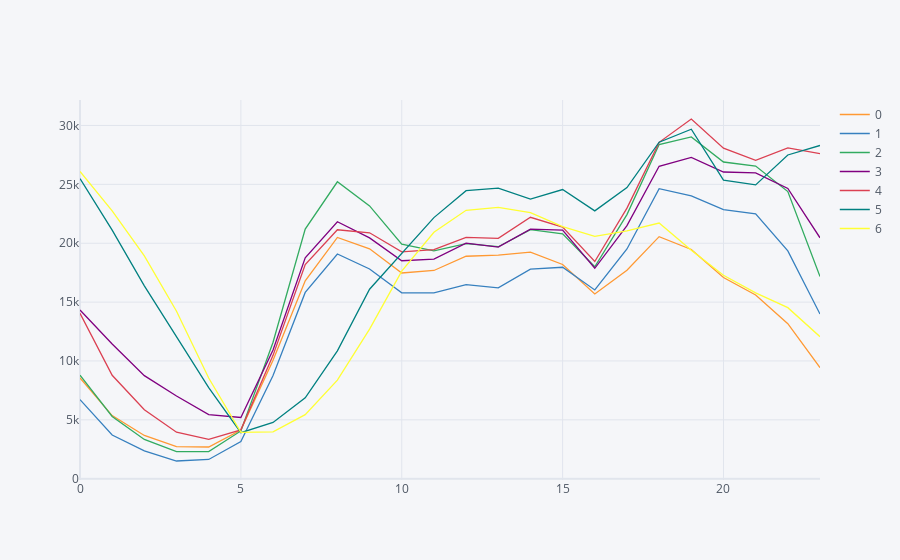

The cell this chart's notebook holds for it:
### Code cell
# 시간 별, 일 별 Trip 빈도
df.groupby(['hour', 'weekday'])['cnt'].mean().unstack(level=1).iplot()

### Figure 1 — Plotly figure (JSON) as saved in the notebook; plotly's stock layout.template omitted (floating-point values rounded to 4 significant figures)
{"data": [{"line": {"color": "rgba(255, 153, 51, 1.0)", "dash": "solid", "shape": "linear", "width": 1.3}, "mode": "lines", "name": "0", "text": "", "type": "scatter", "x": [0, 1, 2, 3, 4, 5, 6, 7, 8, 9, 10, 11, 12, 13, 14, 15, 16, 17, 18, 19, 20, 21, 22, 23], "y": [8553.0, 5360.0, 3675.0, 2730, 2691.0, 4134.0, 10070.0, 16810.0, 20490.0, 19520.0, 17472, 17690.0, 18900.0, 18992, 19240.0, 18196, 15690.0, 17700.0, 20559, 19470.0, 17094, 15600.0, 13170.0, 9427]}, {"line": {"color": "rgba(55, 128, 191, 1.0)", "dash": "solid", "shape": "linear", "width": 1.3}, "mode": "lines", "name": "1", "text": "", "type": "scatter", "x": [0, 1, 2, 3, 4, 5, 6, 7, 8, 9, 10, 11, 12, 13, 14, 15, 16, 17, 18, 19, 20, 21, 22, 23], "y": [6719.0, 3707, 2362.0, 1504, 1634.0, 3159, 8757.0, 15820.0, 19090.0, 17820.0, 15790.0, 15790.0, 16490.0, 16210.0, 17799, 17960.0, 16034, 19510.0, 24640.0, 24012, 22860.0, 22500.0, 19352, 13983]}, {"line": {"color": "rgba(50, 171, 96, 1.0)", "dash": "solid", "shape": "linear", "width": 1.3}, "mode": "lines", "name": "2", "text": "", "type": "scatter", "x": [0, 1, 2, 3, 4, 5, 6, 7, 8, 9, 10, 11, 12, 13, 14, 15, 16, 17, 18, 19, 20, 21, 22, 23], "y": [8787, 5283.0, 3338.0, 2307, 2297.0, 4058.0, 11587, 21200.0, 25219, 23170.0, 19930.0, 19350.0, 19970.0, 19710.0, 21160.0, 20800.0, 18000.0, 22430.0, 28380.0, 29020.0, 26900.0, 26550.0, 24380.0, 17170.0]}, {"line": {"color": "rgba(128, 0, 128, 1.0)", "dash": "solid", "shape": "linear", "width": 1.3}, "mode": "lines", "name": "3", "text": "", "type": "scatter", "x": [0, 1, 2, 3, 4, 5, 6, 7, 8, 9, 10, 11, 12, 13, 14, 15, 16, 17, 18, 19, 20, 21, 22, 23], "y": [14330.0, 11440.0, 8754.0, 7030.0, 5445.0, 5198.0, 10925, 18754, 21822, 20450.0, 18513, 18660.0, 20010.0, 19670.0, 21190.0, 21120.0, 17873, 21490.0, 26537, 27290.0, 26050.0, 25970.0, 24650.0, 20464]}, {"line": {"color": "rgba(219, 64, 82, 1.0)", "dash": "solid", "shape": "linear", "width": 1.3}, "mode": "lines", "name": "4", "text": "", "type": "scatter", "x": [0, 1, 2, 3, 4, 5, 6, 7, 8, 9, 10, 11, 12, 13, 14, 15, 16, 17, 18, 19, 20, 21, 22, 23], "y": [14050.0, 8786.0, 5857.0, 3949.0, 3342.0, 4150, 10476, 18190.0, 21140.0, 20890.0, 19260.0, 19460.0, 20500.0, 20420.0, 22210.0, 21370.0, 18450.0, 22980.0, 28569, 30550.0, 28076, 27040.0, 28099, 27606]}, {"line": {"color": "rgba(0, 128, 128, 1.0)", "dash": "solid", "shape": "linear", "width": 1.3}, "mode": "lines", "name": "5", "text": "", "type": "scatter", "x": [0, 1, 2, 3, 4, 5, 6, 7, 8, 9, 10, 11, 12, 13, 14, 15, 16, 17, 18, 19, 20, 21, 22, 23], "y": [25490.0, 21120.0, 16382, 12112, 7730.0, 3912.0, 4776.0, 6867.0, 10860.0, 16090.0, 19140.0, 22180.0, 24460.0, 24672, 23750.0, 24560.0, 22746, 24730.0, 28580.0, 29680.0, 25360, 24950.0, 27500.0, 28303]}, {"line": {"color": "rgba(255, 255, 51, 1.0)", "dash": "solid", "shape": "linear", "width": 1.3}, "mode": "lines", "name": "6", "text": "", "type": "scatter", "x": [0, 1, 2, 3, 4, 5, 6, 7, 8, 9, 10, 11, 12, 13, 14, 15, 16, 17, 18, 19, 20, 21, 22, 23], "y": [26099, 22750.0, 18918, 14230.0, 8549.0, 3933.0, 3984.0, 5437, 8368.0, 12710.0, 17620.0, 20930.0, 22797, 23040.0, 22600.0, 21411, 20581, 21050.0, 21710.0, 19400.0, 17280.0, 15779, 14530.0, 12060.0]}], "layout": {"legend": {"bgcolor": "#F5F6F9", "font": {"color": "#4D5663"}}, "paper_bgcolor": "#F5F6F9", "plot_bgcolor": "#F5F6F9", "title": {"font": {"color": "#4D5663"}}, "xaxis": {"gridcolor": "#E1E5ED", "showgrid": true, "tickfont": {"color": "#4D5663"}, "title": {"font": {"color": "#4D5663"}, "text": ""}, "zerolinecolor": "#E1E5ED"}, "yaxis": {"gridcolor": "#E1E5ED", "showgrid": true, "tickfont": {"color": "#4D5663"}, "title": {"font": {"color": "#4D5663"}, "text": ""}, "zerolinecolor": "#E1E5ED"}}}
